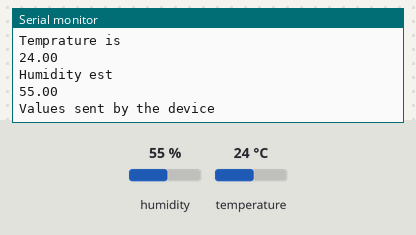
A sketch run on a simulated ESP32. On the bench: the last lines printed to the serial monitor. The test bench sets the inputs (shaded band); at power-on: humidity 55 %, temperature 24 °C. WiFi joins after 1.5 s; servers stay silent unless stated.

Above: at 2.7 s.
2.8 s: humidity set to 22 %
At 7.5 s:
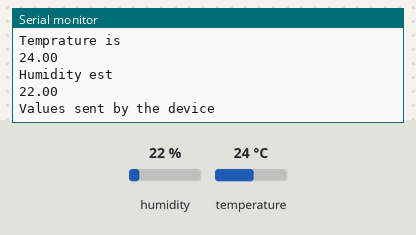
8.8 s: temperature set to 12 °C
14.8 s: humidity set to 40 %
At 18.1 s:
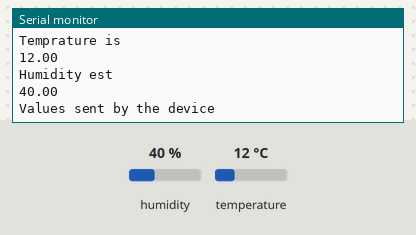
Timing chart, 0 to 19.6 s (numbered marks = the images above; inputs shaded):
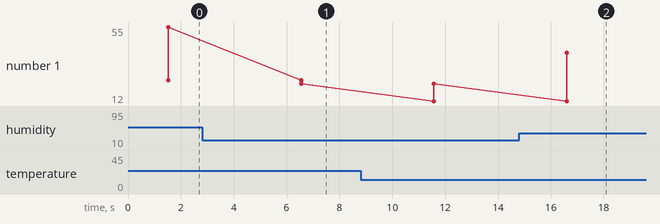

The sketch:

HTTP_Ubidots.ino
```cpp
// Libraire
#include "Ubidots.h"
#include <WiFi.h>
#include <Adafruit_Sensor.h>
#include <DHT.h>

// Definir le DHT
#define DHTPIN 27   //Pin de DHT11
#define DHTTYPE    DHT11

const char* ssid = "your_WiFi_ssid";
const char* password = "your_WiFi_password";
const char *UBIDOTS_TOKEN = "your_token_here";

const char *DEVICE_LABEL = "esp32http";
const char *VARIABLE_LABEL1 = "temp";
const char *VARIABLE_LABEL2 = "humd";

Ubidots ubidots(UBIDOTS_TOKEN, UBI_HTTP);
// Ubidots ubidots(UBIDOTS_TOKEN, UBI_TCP); // Uncomment to use TCP
// Ubidots ubidots(UBIDOTS_TOKEN, UBI_UDP); // Uncomment to use UDP

DHT dht(DHTPIN, DHTTYPE);

float readDHTTemperature() {
  float t = dht.readTemperature();
  if (isnan(t)) {
    Serial.println("Failed to read DHT!");
    return NULL;
  }
  else {
    Serial.println("Temprature is");
    Serial.println(t);
    return t;
  }
}

float readDHTHumidity() {

  float h = dht.readHumidity();
  if (isnan(h)) {
    Serial.println("Failed to read DHT!");
    return NULL;
  }
  else {
    Serial.println("Humidity est");
    Serial.println(h);
    return h;
  }
}

void setup() {
  Serial.begin(115200);

  // WiFi.begin(ssid, password);
  // while (WiFi.status() != WL_CONNECTED) {
  //   delay(1000);
  //   Serial.println("Connecting your Wifi\n");
  // }
  // if(WiFi.status() == WL_CONNECTED){
  //   Serial.println("Successful!\n");
  // }
  // Serial.println(WiFi.localIP());
  ubidots.wifiConnect(ssid, password);
  dht.begin();
}

void loop() {


    float temp = readDHTTemperature();
    float humd = readDHTHumidity();
    ubidots.add(VARIABLE_LABEL1, temp);
    ubidots.add(VARIABLE_LABEL2, humd);
    bool bufferSent = false;
    bufferSent = ubidots.send();
    if (bufferSent){
    // Do something if values were sent properly
      Serial.println("Values sent by the device");
    }
    delay(5000);
}
```

Measured:
- after the input at 2.8 s, the serial monitor: prints a new line after 3.8 s (image 1)
- after the input at 14.8 s, the serial monitor: prints a new line after 1.8 s (image 2)
- plotted number 1: 55 → 22 after the input at 2.8 s, 22 → 40 after the input at 14.8 s
